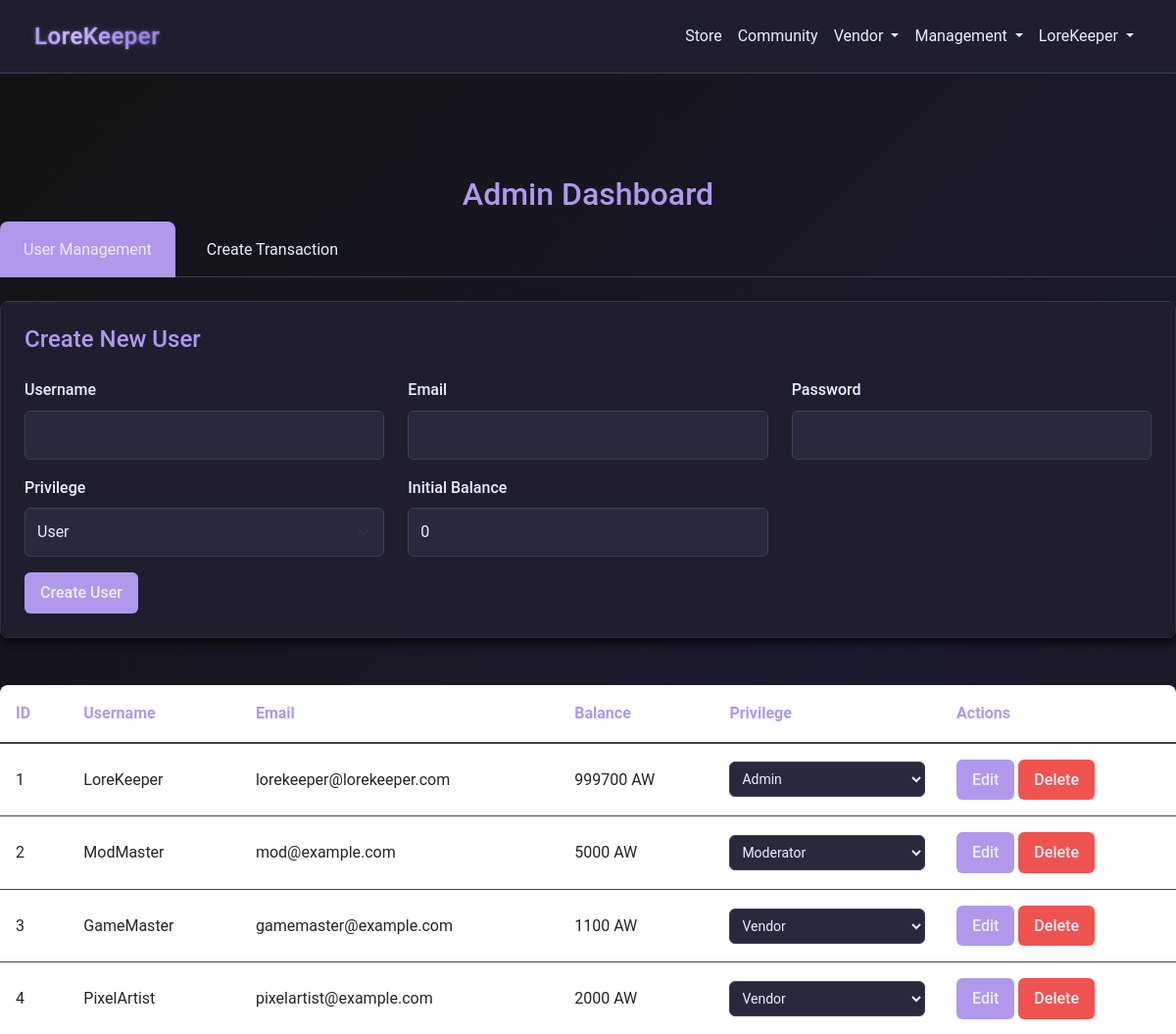
Page /admin (signed in, upper part) on the earlier database version.
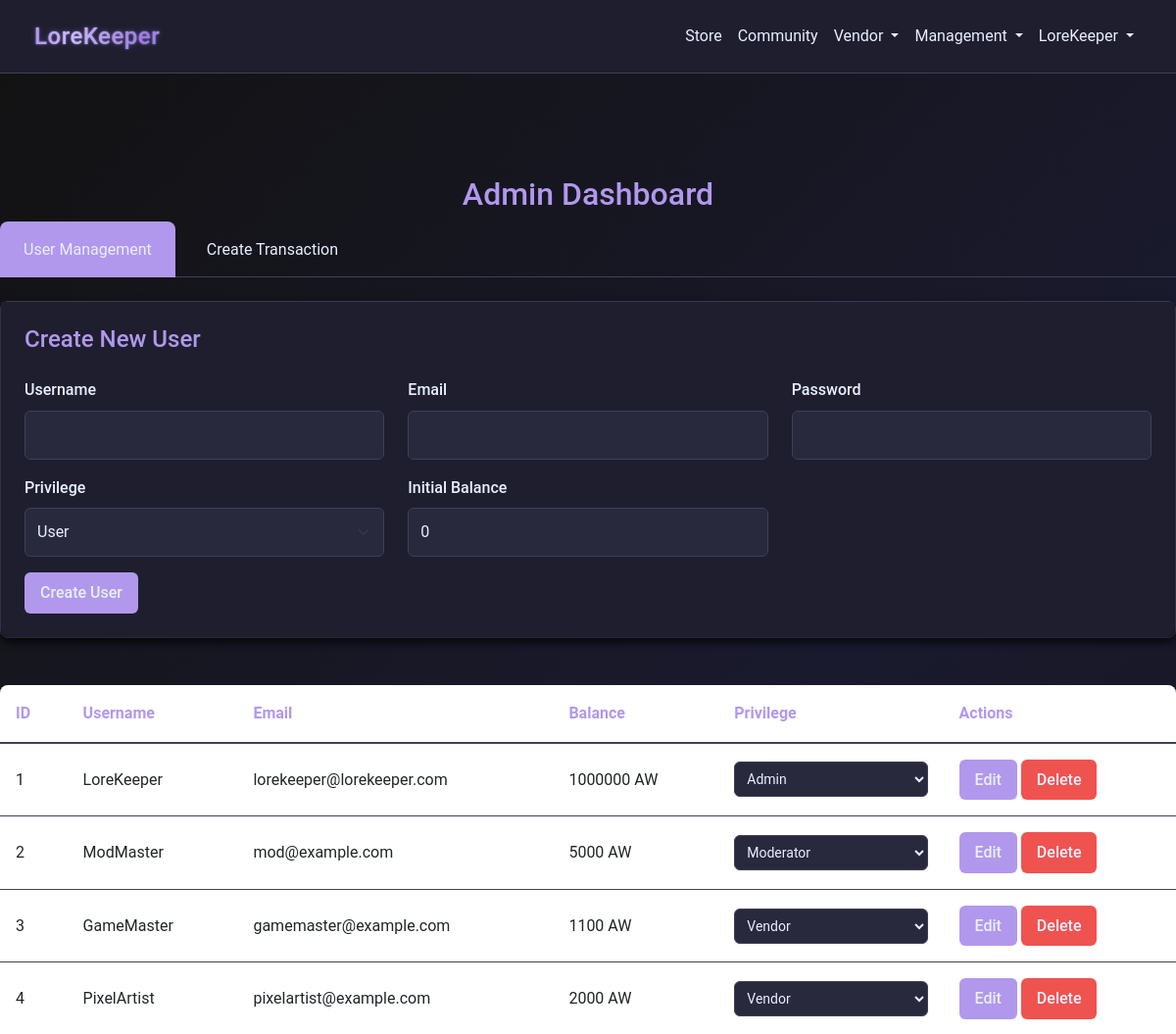
Same page on the later database version.
### models.py (models this page shows)
class User(db.Model):
    __tablename__ = "users"
    id = db.Column(db.Integer, primary_key=True)
    username = db.Column(db.String(64), nullable=False, index=True)
    email = db.Column(db.String(128), unique=True, nullable=False, index=True)
    password = db.Column(db.String(128), nullable=False)
    bio = db.Column(db.String(256), default="")
    privilege_id = db.Column(db.Integer, db.ForeignKey("privileges.id"), default=1)
    created_at = db.Column(db.DateTime, default=datetime.utcnow)
    status = db.Column(db.String(64), default="Active", index=True)
    balance = db.Column(db.Integer, default=0)
    pending_balance = db.Column(db.Integer, default=0)
    purchases = db.relationship(
        "Purchase", back_populates="user", lazy=True, cascade="all, delete-orphan"
    )
    subscription = db.relationship(
        "Subscription", back_populates="user", lazy=True, cascade="all, delete-orphan"
    )
    received_transactions = db.relationship(
        "Receipt", foreign_keys="Receipt.receiver_id", back_populates="receiver"
    )
    tickets = db.relationship("SupportTicket", back_populates="user")
    responses = db.relationship("SupportTicketResponse", back_populates="responder")
    balance_logs = db.relationship("TransactionLog", back_populates="user")
    game_states = db.relationship("GameState", back_populates="user")
    grindstone_items = db.relationship("GrindStoneItem", back_populates="user")
    community_posts = db.relationship("CommunityPost", back_populates="creator")
    community_replies = db.relationship("CommunityReply", back_populates="creator")

class Privilege(db.Model):
    __tablename__ = "privileges"
    id = db.Column(db.Integer, primary_key=True)
    name = db.Column(db.String(64), nullable=False, unique=True)
    description = db.Column(db.String(256))

### app.py (the view, shortened to what this page needs)
@app.route("/admin", methods=["GET", "POST"])
@admin_required
def admin_dashboard():
    if session.get("privilege_id") != 999:
        flash("Access denied! Admins only.", "danger")
        return redirect(url_for("home"))
    users = User.query.all()
    privileges = Privilege.query.all()
    return render_template("admin.html", users=users, privileges=privileges)

### app.py (called while the page is built)
@app.after_request
def add_header(response):
    response.headers["Cache-Control"] = "no-store"
    return response

@app.before_request
def before_request():
    try:
        if session.get("user_id"):
            session.permanent = True
        else:
            getCookie()
    except Exception:
        session.clear()

### wrappers.py (called while the page is built)
def admin_required(f):
    @wraps(f)
    def decorated_function(*args, **kwargs):
        if not session.get("user_id"):
            flash("You must be logged in to access this page", "warning")
            return redirect(url_for("login"))
        if session.get("privilege_id") != 999:
            flash("Admin access required for this page", "warning")
            return redirect(url_for("home"))
        return f(*args, **kwargs)
    return decorated_function

### templates/admin.html (shortened to what this page needs)
{% extends "nav_footer_template.html" %}
{% block content %}
<div class="container mt-5 admin-dashboard">
    <h2 class="text-center" style="color: var(--accent-color);">Admin Dashboard</h2>
    <ul class="nav nav-tabs mb-4" id="adminTabs" role="tablist">
        <li class="nav-item">
            <a class="nav-link active" id="users-tab" data-bs-toggle="tab" href="#users" role="tab">User Management</a>
        </li>
        <li class="nav-item">
            <a class="nav-link" id="transactions-tab" data-bs-toggle="tab" href="#transactions" role="tab">Create Transaction</a>
        </li>
    </ul>
    <div class="tab-content" id="adminTabContent">
        <div class="tab-pane fade show active" id="users" role="tabpanel">
            <div class="admin-card">
                <div class="card-body admin-form">
                    <h5 class="card-title">Create New User</h5>
                    <form method="POST" action="{{ url_for('admin_dashboard') }}">
                        <div class="row">
                            <div class="col-md-4 mb-3">
                                <label for="username" class="form-label">Username</label>
                                <input type="text" class="form-control" id="username" name="username" required>
                            </div>
                            <div class="col-md-4 mb-3">
                                <label for="email" class="form-label">Email</label>
                                <input type="email" class="form-control" id="email" name="email" required>
                            </div>
                            <div class="col-md-4 mb-3">
                                <label for="password" class="form-label">Password</label>
                                <input type="password" class="form-control" id="password" name="password" required>
                            </div>
                        </div>
                        <div class="row">
                            <div class="col-md-4 mb-3">
                                <label for="privilege_id" class="form-label">Privilege</label>
                                <select class="form-select" id="privilege_id" name="privilege_id">
                                    {% for privilege in privileges %}
                                    <option value="{{ privilege.id }}">{{ privilege.name }}</option>
                                    {% endfor %}
                                </select>
                            </div>
                            <div class="col-md-4 mb-3">
                                <label for="balance" class="form-label">Initial Balance</label>
                                <input type="number" class="form-control" id="balance" name="balance" value="0">
                            </div>
                        </div>
                        <button type="submit" name="create_user" class="admin-btn admin-btn-primary">Create User</button>
                    </form>
                </div>
            </div>
            <div class="table-responsive">
                <table class="table admin-table">
                    <thead>
                        <tr>
                            <th>ID</th>
                            <th>Username</th>
                            <th>Email</th>
                            <th>Balance</th>
                            <th>Privilege</th>
                            <th>Actions</th>
                        </tr>
                    </thead>
                    <tbody>
                        {% for user in users %}
                        <tr>
                            <td>{{ user.id }}</td>
                            <td>{{ user.username }}</td>
                            <td>{{ user.email }}</td>
                            <td>{{ user.balance }} AW</td>
                            <td>
                                <select class="privilege-select" data-user-id="{{ user.id }}">
                                    {% for privilege in privileges %}
                                    <option value="{{ privilege.id }}" {% if privilege.id == user.privilege_id %}selected{% endif %}>
                                        {{ privilege.name }}
                                    </option>
                                    {% endfor %}
                                </select>
                            </td>
                            <td>
                                <button class="admin-btn admin-btn-primary edit-user" data-bs-toggle="modal"
                                        data-bs-target="#editUserModal" data-user-id="{{ user.id }}">
                                    Edit
                                </button>
                                <form method="POST" action="{{ url_for('delete_user', user_id=user.id) }}" class="d-inline">
                                    <button type="submit" class="admin-btn admin-btn-danger">Delete</button>
                                </form>
                            </td>
                        </tr>
                        {% endfor %}
                    </tbody>
                </table>
            </div>
        </div>
    </div>
</div>
{% endblock %}

### templates/nav_footer_template.html (shortened to what this page needs)
<!doctype html>
<html lang="en">
  <head>
    <link
      href="https://cdn.jsdelivr.net/npm/bootstrap@5.3.0-alpha3/dist/css/bootstrap.min.css"
      rel="stylesheet"
    />
    <link
      rel="stylesheet"
      href="https://cdnjs.cloudflare.com/ajax/libs/font-awesome/6.0.0/css/all.min.css"
    />
    <link
      href="{{ url_for('static', filename='css/style.css') }}"
      rel="stylesheet"
    />
  </head>
  <body>
    <nav class="navbar navbar-expand-lg navbar-dark">
      <div class="container">
        <a class="navbar-brand glow" href="/">LoreKeeper</a>
        <div class="collapse navbar-collapse" id="navbarNav">
          <ul class="navbar-nav ms-auto">
            <li class="nav-item">
              <a
                class="nav-link {{ 'active' if request.path == '/store' }}"
                href="/store"
                >Store</a
              >
            </li>
            <li class="nav-item">
              <a
                class="nav-link {{ 'active' if request.path.startswith('/taverns') }}"
                href="/taverns"
                >Community</a
              >
            </li>
            {% if session.get('user_id') %}
            {% if session.get('privilege_id') == 2 or
            session.get('privilege_id') == 999 %}
            <li class="nav-item dropdown">
              <a
                class="nav-link dropdown-toggle"
                href="#"
                id="vendorDropdown"
                role="button"
                data-bs-toggle="dropdown"
                aria-expanded="false"
              >
                Vendor
              </a>
            </li>
            {% endif %}
            {% if session.get('privilege_id') >= 998 %}
            <li class="nav-item dropdown">
              <a
                class="nav-link dropdown-toggle"
                href="#"
                id="adminDropdown"
                role="button"
                data-bs-toggle="dropdown"
                aria-expanded="false"
              >
                Management
              </a>
            </li>
            {% endif %}
            <li class="nav-item dropdown">
              <a
                class="nav-link dropdown-toggle"
                href="#"
                id="userDropdown"
                role="button"
                data-bs-toggle="dropdown"
                aria-expanded="false"
              >
                {{ session['username'] }}
              </a>
            </li>
            {% endif %}
          </ul>
        </div>
      </div>
    </nav>
    <div class="content-wrapper">{% block content %}{% endblock %}</div>
  </body>
</html>

Differences in the rows shown:
changed User "LoreKeeper": balance "999700" → "1000000"
